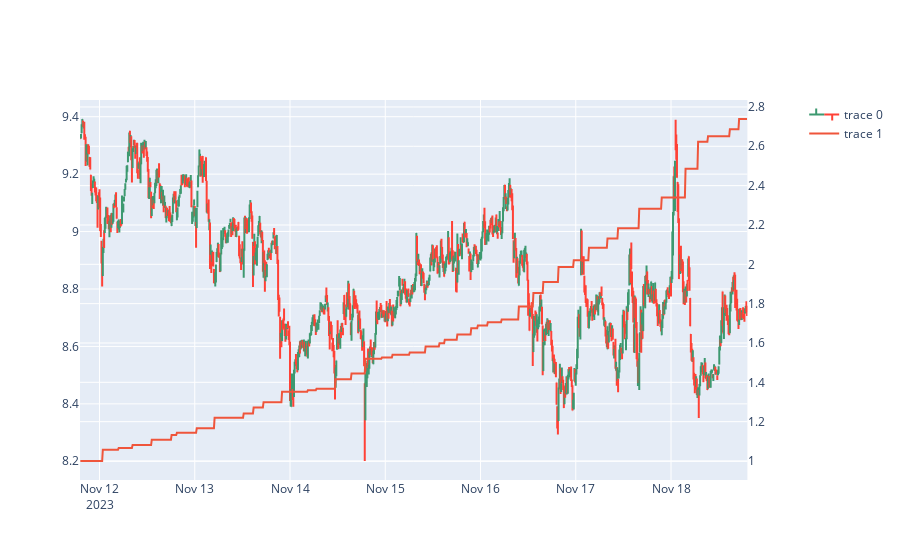

The notebook cell saved with this chart:
### Code cell
fig1 = go.Ohlc(x=df.index,
                open=df['open'],
                high=df['high'],
                low=df['low'],
                close=df['close'])

fig2 = go.Line(
    x=df.index,
    y=df['capital'],
    yaxis='y2'
)

fig = make_subplots(specs=[[{"secondary_y": True}]])
fig.add_trace(fig1)
fig.add_trace(fig2,secondary_y=True)
fig.update_layout(height=800)
fig.update(layout_xaxis_rangeslider_visible=False)
fig.show()

### Figure 1 — Plotly figure (JSON) as saved in the notebook; plotly's stock layout.template omitted (floating-point values rounded to 4 significant figures; data arrays with more than 128 entries replaced by an {"elided": "..."} marker saying what was removed)
{"data": [{"close": {"elided": "1009 float values"}, "high": {"elided": "1009 float values"}, "low": {"elided": "1009 float values"}, "open": {"elided": "1009 float values"}, "type": "ohlc", "x": {"elided": "1009 str values"}}, {"type": "scatter", "x": {"elided": "1009 str values"}, "xaxis": "x", "y": {"elided": "1009 float values"}, "yaxis": "y2"}], "layout": {"autosize": true, "xaxis": {"anchor": "y", "autorange": true, "domain": [0, 0.94], "range": ["2023-11-11 19:05", "2023-11-18 19:15"], "rangeslider": {"visible": false, "yaxis": {}, "yaxis2": {}}, "type": "date"}, "yaxis": {"anchor": "x", "autorange": true, "domain": [0, 1], "range": [8.135, 9.458]}, "yaxis2": {"anchor": "x", "autorange": true, "overlaying": "y", "range": [0.9034, 2.835], "side": "right", "type": "linear"}}}
